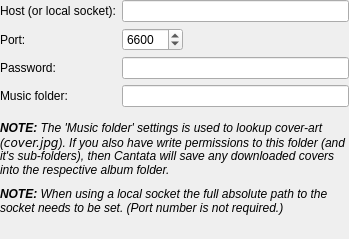
<?xml version="1.0" encoding="UTF-8"?>
<ui version="4.0">
 <class>ServerSettings</class>
 <widget class="QWidget" name="ServerSettings">
  <property name="geometry">
   <rect>
    <x>0</x>
    <y>0</y>
    <width>349</width>
    <height>239</height>
   </rect>
  </property>
  <property name="windowTitle">
   <string>Form</string>
  </property>
  <layout class="QVBoxLayout" name="verticalLayout">
   <property name="margin">
    <number>0</number>
   </property>
   <item>
    <layout class="QFormLayout" name="formLayout">
     <property name="fieldGrowthPolicy">
      <enum>QFormLayout::ExpandingFieldsGrow</enum>
     </property>
     <item row="0" column="0">
      <widget class="QLabel" name="label">
       <property name="text">
        <string>Host (or local socket):</string>
       </property>
       <property name="buddy">
        <cstring>hostLineEdit</cstring>
       </property>
      </widget>
     </item>
     <item row="0" column="1">
      <widget class="LineEdit" name="hostLineEdit"/>
     </item>
     <item row="1" column="0">
      <widget class="QLabel" name="label_2">
       <property name="text">
        <string>Port:</string>
       </property>
       <property name="buddy">
        <cstring>portSpinBox</cstring>
       </property>
      </widget>
     </item>
     <item row="1" column="1">
      <widget class="QSpinBox" name="portSpinBox">
       <property name="minimum">
        <number>1</number>
       </property>
       <property name="maximum">
        <number>66000</number>
       </property>
       <property name="value">
        <number>6600</number>
       </property>
      </widget>
     </item>
     <item row="2" column="0">
      <widget class="QLabel" name="label_3b">
       <property name="text">
        <string>Password:</string>
       </property>
       <property name="buddy">
        <cstring>passwordLineEdit</cstring>
       </property>
      </widget>
     </item>
     <item row="2" column="1">
      <widget class="LineEdit" name="passwordLineEdit">
       <property name="echoMode">
        <enum>QLineEdit::Password</enum>
       </property>
      </widget>
     </item>
     <item row="3" column="0">
      <widget class="QLabel" name="label_3">
       <property name="text">
        <string>Music folder:</string>
       </property>
       <property name="buddy">
        <cstring>mpdDir</cstring>
       </property>
      </widget>
     </item>
     <item row="3" column="1">
      <widget class="DirRequester" name="mpdDir"/>
     </item>
    </layout>
   </item>
   <item>
    <spacer name="verticalSpacer">
     <property name="orientation">
      <enum>Qt::Vertical</enum>
     </property>
     <property name="sizeType">
      <enum>QSizePolicy::Fixed</enum>
     </property>
     <property name="sizeHint" stdset="0">
      <size>
       <width>20</width>
       <height>8</height>
      </size>
     </property>
    </spacer>
   </item>
   <item>
    <widget class="QLabel" name="musicFolderNoteLabel">
     <property name="text">
      <string>&lt;i&gt;&lt;b&gt;NOTE:&lt;/b&gt; The 'Music folder' settings is used to lookup cover-art (&lt;code&gt;cover.jpg&lt;/code&gt;). If you also have write permissions to this folder (and it's sub-folders), then Cantata will save any downloaded covers into the respective album folder.&lt;/i&gt;</string>
     </property>
     <property name="wordWrap">
      <bool>true</bool>
     </property>
    </widget>
   </item>
   <item>
    <spacer name="verticalSpacer_3">
     <property name="orientation">
      <enum>Qt::Vertical</enum>
     </property>
     <property name="sizeType">
      <enum>QSizePolicy::Fixed</enum>
     </property>
     <property name="sizeHint" stdset="0">
      <size>
       <width>20</width>
       <height>4</height>
      </size>
     </property>
    </spacer>
   </item>
   <item>
    <widget class="QLabel" name="socketNoteLabel">
     <property name="text">
      <string>&lt;i&gt;&lt;b&gt;NOTE:&lt;/b&gt; When using a local socket the full absolute path to the socket needs to be set. (Port number is not required.)&lt;/i&gt;</string>
     </property>
     <property name="wordWrap">
      <bool>true</bool>
     </property>
    </widget>
   </item>
   <item>
    <spacer name="verticalSpacer_2">
     <property name="orientation">
      <enum>Qt::Vertical</enum>
     </property>
     <property name="sizeHint" stdset="0">
      <size>
       <width>20</width>
       <height>57</height>
      </size>
     </property>
    </spacer>
   </item>
  </layout>
 </widget>
 <customwidgets>
  <customwidget>
   <class>LineEdit</class>
   <extends>QLineEdit</extends>
   <header>lineedit.h</header>
  </customwidget>
  <customwidget>
   <class>DirRequester</class>
   <extends>QLineEdit</extends>
   <header>dirrequester.h</header>
   <container>1</container>
  </customwidget>
 </customwidgets>
 <resources/>
 <connections/>
</ui>
